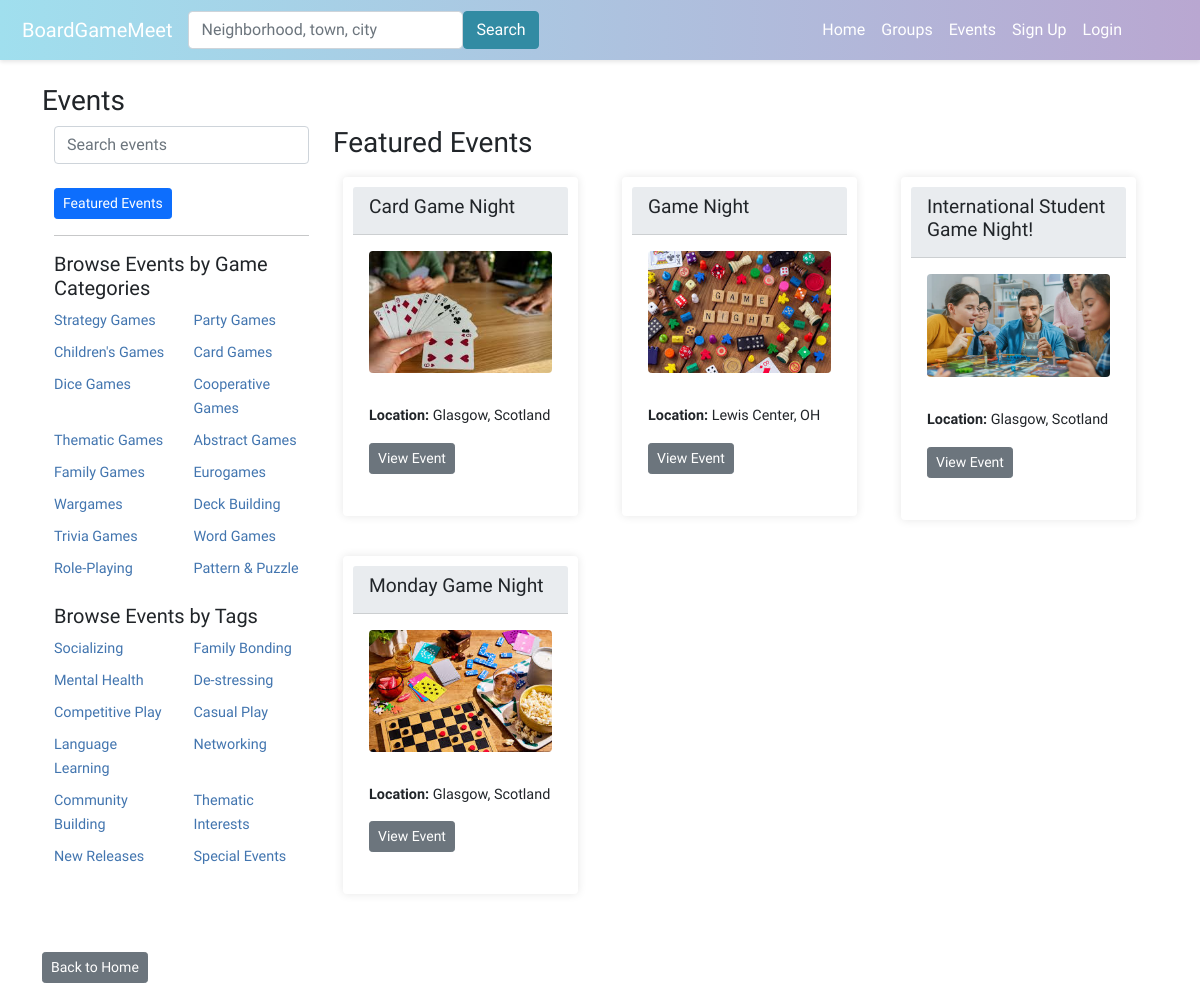
Screenshot of /events/ with the database file from the repository.
### boardgame/models.py (models this page shows, shortened)
class Category(models.Model):
    name = models.CharField(max_length=100)

class Tag(models.Model):
    name = models.CharField(max_length=100)

class Event(models.Model):
    group = models.ForeignKey(Group, on_delete=models.CASCADE)
    title = models.CharField(max_length=100)
    description = models.TextField()
    date_time = models.DateTimeField()
    attendees = models.ManyToManyField(User, through='EventAttendance')
    event_image = models.ImageField(upload_to='event_images/', null=True, blank=True)
    categories = models.ManyToManyField(Category, related_name='events', blank=True)
    tags = models.ManyToManyField(Tag, related_name='events', blank=True)
    nominations_open = models.BooleanField(default=True)
    signups_open = models.BooleanField(default=False)
    admin_only_nominations = models.BooleanField(default=False)
    skip_nominations = models.BooleanField(default=False)

class EventLocation(models.Model):
    event = models.OneToOneField('Event', on_delete=models.CASCADE)
    address = models.CharField(max_length=255)
    city = models.CharField(max_length=100)
    sublocality = models.CharField(max_length=100, blank=True)  # neighborhoods or sublocalities
    state = models.CharField(max_length=100, blank=True, null=True)  # Nullable state field
    postcode = models.CharField(max_length=20)
    country = models.CharField(max_length=20)
    latitude = models.DecimalField(max_digits=9, decimal_places=6, blank=True, null=True)
    longitude = models.DecimalField(max_digits=9, decimal_places=6, blank=True, null=True)

### boardgame/views.py (the view)
# urls.py: path('events/', views.events, name='events'),
def events(request):
    tag_name = request.GET.get('tag')
    category_name = request.GET.get('category')
    show_user_events = request.GET.get('your_events') == 'true'
    search_query = request.GET.get('search')
    now = datetime.now()
    event_list = Event.objects.filter(date_time__gte=now).order_by('title')
    if search_query:
        event_list = event_list.filter(
            Q(title__icontains=search_query) |
            Q(eventlocation__city__icontains=search_query)
        ).distinct()
    if tag_name:
        event_list = event_list.filter(tags__name=tag_name,date_time__gte=now)
    if category_name:
        event_list = event_list.filter(categories__name=category_name,date_time__gte=now)
    user_events = None
    user = request.user
    if show_user_events and user.is_authenticated:
        user_events = EventAttendance.objects.filter(user=user).select_related('event')
        if show_user_events:
            event_list = event_list.filter(id__in=user_events.values_list('event_id', flat=True))
    context = {
        'events': event_list,
        'tags': Tag.objects.all(),
        'categories': Category.objects.all(),
        'search_query': search_query,
    }
    return render(request, 'boardgame/events.html', context=context)

### boardgame/templates/boardgame/events.html (shortened to what this page needs)
{% extends 'boardgame/base.html' %}
{% load static %}
{% block content %}
<head>
<h3>Events</h3>
</head>
<div class="container">
    <div class="row">
        <div class="col-md-3">
            <div class="mb-2">
                <form method="get" action="{% url 'events' %}">
                    <div class="input-group">
                        <input type="text" class="form-control" id="search-bar" name="search" placeholder="Search events" value="{{ request.GET.search }}">
                    </div>
                </form>
                <br/>
                <a href="{% url 'events' %}" class="btn btn-primary btn-sm">Featured Events</a>
            </div>
            <hr>
            <div class="mb-3">
                <h5>Browse Events by Game Categories</h5>
                <div class="row">
                    {% if categories %}
                    {% for category in categories %}
                    <div class="col-6 mb-2">
                        <a href="?category={{ category.name }}" class="category-link">{{ category.name }}</a>
                    </div>
                    {% endfor %}
                    {% else %}
                    <p>No categories available</p>
                    {% endif %}
                </div>
            </div>
            <div class="mb-3">
                <h5>Browse Events by Tags</h5>
                <div class="row">
                    {% if tags %}
                    {% for tag in tags %}
                    <div class="col-6 mb-2">
                        <a href="?tag={{ tag.name }}" class="tag-link">{{ tag.name }}</a>
                    </div>
                    {% endfor %}
                    {% else %}
                    <p>No tags available</p>
                    {% endif %}
                </div>
            </div>
        </div>
        <div class="col-md-9">
            <h3>
                {% if request.GET.your_events %}
                    Your Events
                {% elif request.GET.tag %}
                    Results for Tag: {{ request.GET.tag }}
                {% elif request.GET.category %}
                    Results for Category: {{ request.GET.category }}
                {% else %}
                    Featured Events
                {% endif %}
            </h3>
            <div class="row" id="event-cards">
                {% if events %}
                {% for event in events %}
                <div class="col-md-4 mb-3">
                    <div class="card" style="border: none; box-shadow: 0 0 10px rgba(0,0,0,0.1);">
                        <div class="card-header" style="background-color: #e9ecef;">
                            <h4>{{ event.title }}</h4>
                        </div>
                        <div class="card-body">
                            {% if event.event_image %}
                            <img src="{{ event.event_image.url }}" class="profile-image rounded mb-3" style="max-width: 100%;">
                            {% else %}
                            <img src="{% static 'boardgame/images/event_profile_default.jpg' %}" class="profile-image rounded mb-3" style="max-width: 100%;">
                            {% endif %}
                            <p class="card-text">
                                <p><b>Location:</b> {{event.eventlocation.city }}{% if event.eventlocation.state %}, {{ event.eventlocation.state }}{% endif %}</p>
                                <a href="{% url 'event_details' event.id %}" class="btn btn-secondary btn-sm">View Event</a>
                            </p>
                        </div>
                    </div>
                </div>
                {% endfor %}
                {% else %}
                <strong>There are no events present.</strong>
                {% endif %}
            </div>
        </div>
    </div>
</div>
<div class="mt-3">
    <a href="{% url 'home' %}" class="btn btn-secondary btn-sm">Back to Home</a>
</div>
{% endblock %}

### boardgame/static/boardgame/style.css (style rules this page uses)
.profile-image { max-width: 300px; max-height: 200px; width: auto; height: auto; }
.card { padding: 10px; margin: 10px; }
.card-header h4 { font-size: 1.2rem; }
.card-body p { font-size: 0.9rem; }
.btn-sm { font-size: 0.8rem; padding: 5px 10px; }
.container { max-width: 1200px; margin: auto; }

### boardgame/templates/boardgame/base.html (style rules this page uses)
body { font-family: 'Varela Round', sans-serif; }

### boardgame/templates/boardgame/events.html (style rules this page uses)
.tag-link, .category-link { text-decoration: none; color: #4275af; font-size: 0.9rem; }
.row > div { margin-bottom: 1rem; }

### rows the page displays
Category: name "Strategy Games"
Category: name "Party Games"
Category: name "Children's Games"
Category: name "Card Games"
Category: name "Dice Games"
Category: name "Cooperative Games"
Category: name "Thematic Games"
Category: name "Abstract Games"
Category: name "Family Games"
Category: name "Eurogames"
Category: name "Wargames"
Category: name "Deck Building"
Category: name "Trivia Games"
Category: name "Word Games"
Category: name "Role-Playing"
Category: name "Pattern & Puzzle"
Tag: name "Socializing"
Tag: name "Family Bonding"
Tag: name "Mental Health"
Tag: name "De-stressing"
Tag: name "Competitive Play"
Tag: name "Casual Play"
Tag: name "Language Learning"
Tag: name "Networking"
Tag: name "Community Building"
Tag: name "Thematic Interests"
Tag: name "New Releases"
Tag: name "Special Events"
Event: title "Card Game Night", event_image (picture), eventlocation.city "Glasgow", eventlocation.state "Scotland"
Event: title "Game Night", event_image (picture), eventlocation.city "Lewis Center", eventlocation.state "OH"
Event: title "International Student Game Night!", event_image (picture), eventlocation.city "Glasgow", eventlocation.state "Scotland"
Event: title "Monday Game Night", event_image (picture), eventlocation.city "Glasgow", eventlocation.state "Scotland"
